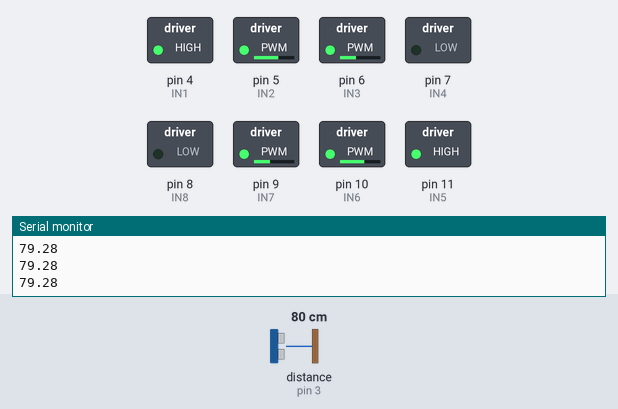
Recording of a sketch running on a simulated Arduino Uno, built with avr-gcc and run on an emulated ATmega328P. On the bench: switched loads named in the sketch (green lamp = pin HIGH), the last lines printed to the serial monitor. Wiring (inferred from the names in the program): ultrasonic range finder: trigger pin 2; echo pin 3. Inputs (shaded band) come from the test bench; at power-on: distance to the obstacle (sensor on pin 3) 80 cm. The echo pulse lasts 58.3 µs per cm; the audio player accepts every command and is not drawn; pins used as bus, display or sensor lines are not drawn.

Above: at 1.7 s.
1.8 s: distance to the obstacle (sensor on pin 3) set to 56 cm
3.3 s: distance to the obstacle (sensor on pin 3) set to 46 cm
At 4.5 s:
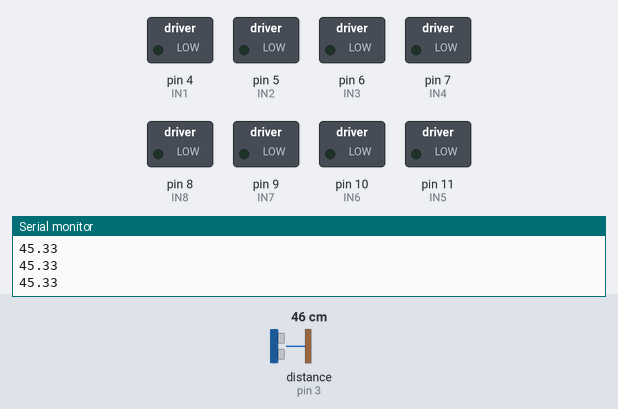
4.8 s: distance to the obstacle (sensor on pin 3) set to 60 cm
At 5.2 s:
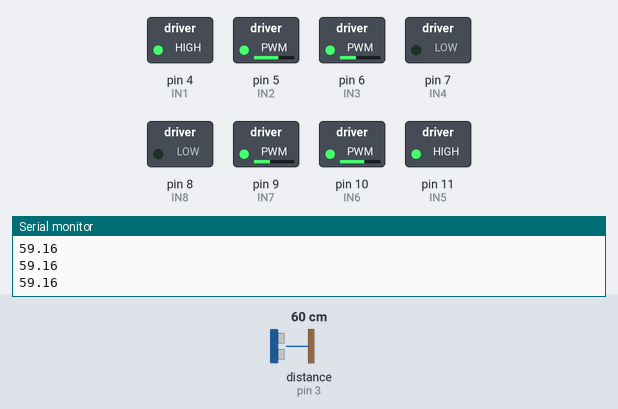
6.3 s: distance to the obstacle (sensor on pin 3) set to 2 cm
At 7.3 s:
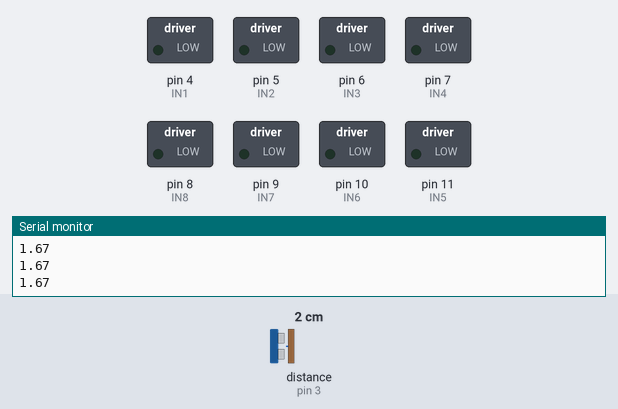
Timing chart, 0 to 8.8 s (numbered marks = the images above; inputs shaded):
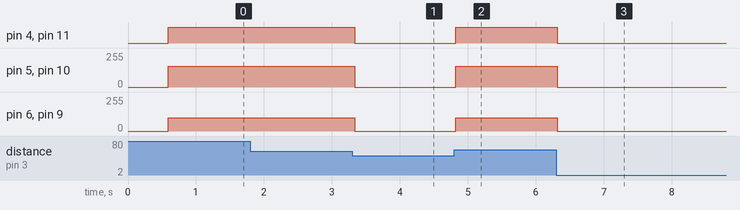

Measured:
- the behaviour switches between 51 and 50 cm on distance to the obstacle (sensor on pin 3) (found by bisection; images 0 and 1)
- after the input at 3.3 s, pin 4 (IN1), pin 11 (IN5): HIGH → LOW at once; pin 5 (IN2), pin 10 (IN6): 155/255 → 0/255 at once; pin 6 (IN3), pin 9 (IN7): 100/255 → 0/255 at once
- after the input at 4.8 s, pin 4 (IN1), pin 11 (IN5): LOW → HIGH at once; pin 5 (IN2), pin 10 (IN6): 0/255 → 155/255 at once; pin 6 (IN3), pin 9 (IN7): 0/255 → 100/255 at once
- after the input at 6.3 s, pin 4 (IN1), pin 11 (IN5): HIGH → LOW at once; pin 5 (IN2), pin 10 (IN6): 155/255 → 0/255 at once; pin 6 (IN3), pin 9 (IN7): 100/255 → 0/255 at once

The sketch:

UniPuppy.ino
```cpp
#include "Arduino.h"
#include "SoftwareSerial.h"
#include "DFRobotDFPlayerMini.h"

const int TRIG_PIN = 2;
const int ECHO_PIN = 3;
const int IN1 = 4;
const int IN2 = 5;
const int IN3 = 6;
const int IN4 = 7;
const int IN5 = 11;
const int IN6 = 10;
const int IN7 = 9;
const int IN8 = 8;

const int MIN_SPEED = 0;
const int MAX_SPEED = 255;
const int N_DIST = 8;
const int TURN_DIST = 50;

double dist[N_DIST], avg_dist;
int idx_dist = 0;

SoftwareSerial mySoftwareSerial(12, 13); // RX, TX
DFRobotDFPlayerMini myDFPlayer;
void printDetail(uint8_t type, int value);

// --------------------------------------------------------- END OF CONSTANTS -------------------------------------

void go_forward(int speed) {
  constrain(speed, MIN_SPEED, MAX_SPEED);

  digitalWrite(IN1, HIGH);// chân này không có PWM
  analogWrite(IN2, 255 - speed);
  analogWrite(IN3, speed);
  digitalWrite(IN4, LOW);// chân này không có PWM

  digitalWrite(IN5, HIGH);// chân này không có PWM
  analogWrite(IN6, 255 - speed);
  analogWrite(IN7, speed);
  digitalWrite(IN8, LOW);// chân này không có PWM
}

void go_backward(int speed) {
  constrain(speed, MIN_SPEED, MAX_SPEED);

  digitalWrite(IN2, HIGH);// chân này không có PWM
  analogWrite(IN1, 255 - speed);
  analogWrite(IN4, speed);
  digitalWrite(IN3, LOW);// chân này không có PWM

  digitalWrite(IN6, HIGH);// chân này không có PWM
  analogWrite(IN5, 255 - speed);
  analogWrite(IN8, speed);
  digitalWrite(IN7, LOW);// chân này không có PWM
}

void stop() {
  for (int i = 4; i <= 11; ++ i) {
    digitalWrite(i, LOW);
  }
}

double get_distance() {
  // Clears the trigPin
  digitalWrite(TRIG_PIN, LOW);
  delayMicroseconds(2);

  // Sets the trigPin on HIGH state for 10 micro seconds
  digitalWrite(TRIG_PIN, HIGH);
  delayMicroseconds(10);
  digitalWrite(TRIG_PIN, LOW);

  // Reads the echoPin, returns the sound wave travel time in microseconds
  int duration = pulseIn(ECHO_PIN, HIGH);
  double new_dist = duration*0.034/2;

  avg_dist += (new_dist - dist[idx_dist]) / N_DIST;
  dist[idx_dist] = new_dist;
  idx_dist ++;
  if (idx_dist == N_DIST) {
    idx_dist = 0;
  }
  Serial.println(avg_dist);
  return avg_dist;
}

void printDetail(uint8_t type, int value){
  switch (type) {
    case TimeOut:
      Serial.println(F("Time Out!"));
      break;
    case WrongStack:
      Serial.println(F("Stack Wrong!"));
      break;
    case DFPlayerCardInserted:
      Serial.println(F("Card Inserted!"));
      break;
    case DFPlayerCardRemoved:
      Serial.println(F("Card Removed!"));
      break;
    case DFPlayerCardOnline:
      Serial.println(F("Card Online!"));
      break;
    case DFPlayerUSBInserted:
      Serial.println("USB Inserted!");
      break;
    case DFPlayerUSBRemoved:
      Serial.println("USB Removed!");
      break;
    case DFPlayerPlayFinished:
      Serial.print(F("Number:"));
      Serial.print(value);
      Serial.println(F(" Play Finished!"));
      break;
    case DFPlayerError:
      Serial.print(F("DFPlayerError:"));
      switch (value) {
        case Busy:
          Serial.println(F("Card not found"));
          break;
        case Sleeping:
          Serial.println(F("Sleeping"));
          break;
        case SerialWrongStack:
          Serial.println(F("Get Wrong Stack"));
          break;
        case CheckSumNotMatch:
          Serial.println(F("Check Sum Not Match"));
          break;
        case FileIndexOut:
          Serial.println(F("File Index Out of Bound"));
          break;
        case FileMismatch:
          Serial.println(F("Cannot Find File"));
          break;
        case Advertise:
          Serial.println(F("In Advertise"));
          break;
        default:
          break;
      }
      break;
    default:
      break;
  }
}

// ------------------------------------ MAIN FUNCTIONS ----------------------------------------------------

void setup()
{
  // init distance sensor
  pinMode(TRIG_PIN, OUTPUT);
  pinMode(ECHO_PIN, INPUT);
  Serial.begin(9600);

  // init speaker
  mySoftwareSerial.begin(9600);
  Serial.println();
  Serial.println(F("DFRobot DFPlayer Mini Demo"));
  Serial.println(F("Initializing DFPlayer ... (May take 3~5 seconds)"));

  if (!myDFPlayer.begin(mySoftwareSerial)) {  //Use softwareSerial to communicate with mp3.
    Serial.println(F("Unable to begin:"));
    Serial.println(F("1.Please recheck the connection!"));
    Serial.println(F("2.Please insert the SD card!"));
    while(true){
      delay(0); // Code to compatible with ESP8266 watch dog.
    }
  }
  Serial.println(F("DFPlayer Mini online."));

  // init motor
  pinMode(IN1, OUTPUT);
  pinMode(IN2, OUTPUT);
  pinMode(IN3, OUTPUT);
  pinMode(IN4, OUTPUT);
  pinMode(IN5, OUTPUT);
  pinMode(IN6, OUTPUT);
  pinMode(IN7, OUTPUT);
  pinMode(IN8, OUTPUT);

  // initialize
  myDFPlayer.volume(30);
  myDFPlayer.enableLoopAll();
  go_forward(100);
}

bool current = true; // NOT MOVE

void loop() {
  if (get_distance() <= TURN_DIST) {
    if (current) {
      stop();
      current = false;
    }
  } else if (!current) {
    go_forward(100);
    current = true;
  }
}
```
